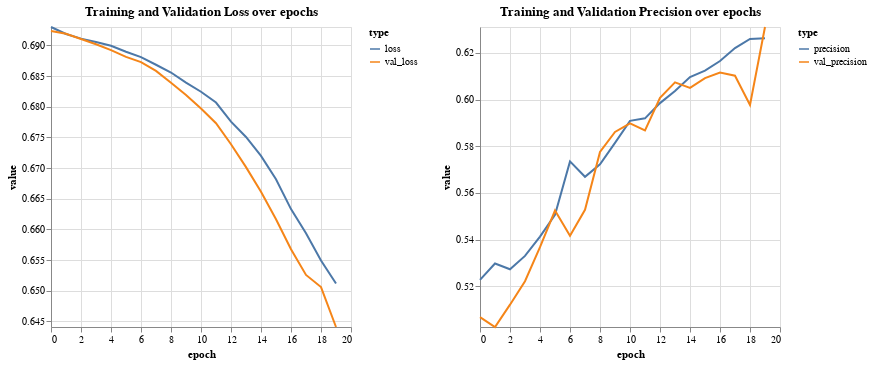

Notebook source saved alongside this figure:
### Markdown cell above
Both metrics, loss and precision, behave as expected also compared to the LSTM which was trained additionally on the encoded categorical columns.

### Code cell
visualizeHistory(lstm_stop_hist)

### Figure 1 — Vega-Lite specification as saved in the notebook (floating-point values rounded to 4 significant figures)
{"config": {"view": {"continuousWidth": 300, "continuousHeight": 300}}, "hconcat": [{"data": {"name": "data-51fef840f0c543c91494d72e28f5550f"}, "mark": {"type": "line"}, "encoding": {"color": {"field": "type", "legend": {"orient": "right"}, "type": "nominal"}, "x": {"field": "epoch", "type": "quantitative"}, "y": {"field": "value", "scale": {"domain": [0.6441, 0.693]}, "type": "quantitative"}}, "title": "Training and Validation Loss over epochs"}, {"data": {"name": "data-2523b8777aef409d03e0e8ad909392c6"}, "mark": {"type": "line"}, "encoding": {"color": {"field": "type", "legend": {"orient": "right"}, "type": "nominal"}, "x": {"field": "epoch", "type": "quantitative"}, "y": {"field": "value", "scale": {"domain": [0.5025, 0.6311]}, "type": "quantitative"}}, "title": "Training and Validation Precision over epochs"}], "resolve": {"scale": {"color": "independent"}}, "$schema": "https://vega.github.io/schema/vega-lite/v5.20.1.json", "datasets": {"data-51fef840f0c543c91494d72e28f5550f": [{"epoch": 0, "type": "loss", "value": 0.693}, {"epoch": 1, "type": "loss", "value": 0.6919}, {"epoch": 2, "type": "loss", "value": 0.6911}, {"epoch": 3, "type": "loss", "value": 0.6905}, {"epoch": 4, "type": "loss", "value": 0.6899}, {"epoch": 5, "type": "loss", "value": 0.689}, {"epoch": 6, "type": "loss", "value": 0.6881}, {"epoch": 7, "type": "loss", "value": 0.6868}, {"epoch": 8, "type": "loss", "value": 0.6856}, {"epoch": 9, "type": "loss", "value": 0.6839}, {"epoch": 10, "type": "loss", "value": 0.6824}, {"epoch": 11, "type": "loss", "value": 0.6807}, {"epoch": 12, "type": "loss", "value": 0.6776}, {"epoch": 13, "type": "loss", "value": 0.6751}, {"epoch": 14, "type": "loss", "value": 0.672}, {"epoch": 15, "type": "loss", "value": 0.6682}, {"epoch": 16, "type": "loss", "value": 0.6633}, {"epoch": 17, "type": "loss", "value": 0.6594}, {"epoch": 18, "type": "loss", "value": 0.6549}, {"epoch": 19, "type": "loss", "value": 0.6512}, {"epoch": 0, "type": "val_loss", "value": 0.6923}, {"epoch": 1, "type": "val_loss", "value": 0.6919}, {"epoch": 2, "type": "val_loss", "value": 0.691}, {"epoch": 3, "type": "val_loss", "value": 0.6902}, {"epoch": 4, "type": "val_loss", "value": 0.6892}, {"epoch": 5, "type": "val_loss", "value": 0.6881}, {"epoch": 6, "type": "val_loss", "value": 0.6873}, {"epoch": 7, "type": "val_loss", "value": 0.6858}, {"epoch": 8, "type": "val_loss", "value": 0.6839}, {"epoch": 9, "type": "val_loss", "value": 0.6819}, {"epoch": 10, "type": "val_loss", "value": 0.6797}, {"epoch": 11, "type": "val_loss", "value": 0.6773}, {"epoch": 12, "type": "val_loss", "value": 0.6739}, {"epoch": 13, "type": "val_loss", "value": 0.6702}, {"epoch": 14, "type": "val_loss", "value": 0.6662}, {"epoch": 15, "type": "val_loss", "value": 0.6617}, {"epoch": 16, "type": "val_loss", "value": 0.6568}, {"epoch": 17, "type": "val_loss", "value": 0.6526}, {"epoch": 18, "type": "val_loss", "value": 0.6506}, {"epoch": 19, "type": "val_loss", "value": 0.6441}], "data-2523b8777aef409d03e0e8ad909392c6": [{"epoch": 0, "type": "precision", "value": 0.5227}, {"epoch": 1, "type": "precision", "value": 0.5297}, {"epoch": 2, "type": "precision", "value": 0.5273}, {"epoch": 3, "type": "precision", "value": 0.533}, {"epoch": 4, "type": "precision", "value": 0.5413}, {"epoch": 5, "type": "precision", "value": 0.5506}, {"epoch": 6, "type": "precision", "value": 0.5735}, {"epoch": 7, "type": "precision", "value": 0.5669}, {"epoch": 8, "type": "precision", "value": 0.5723}, {"epoch": 9, "type": "precision", "value": 0.5814}, {"epoch": 10, "type": "precision", "value": 0.5909}, {"epoch": 11, "type": "precision", "value": 0.5919}, {"epoch": 12, "type": "precision", "value": 0.5985}, {"epoch": 13, "type": "precision", "value": 0.6036}, {"epoch": 14, "type": "precision", "value": 0.6096}, {"epoch": 15, "type": "precision", "value": 0.6124}, {"epoch": 16, "type": "precision", "value": 0.6165}, {"epoch": 17, "type": "precision", "value": 0.622}, {"epoch": 18, "type": "precision", "value": 0.6259}, {"epoch": 19, "type": "precision", "value": 0.6263}, {"epoch": 0, "type": "val_precision", "value": 0.5067}, {"epoch": 1, "type": "val_precision", "value": 0.5025}, {"epoch": 2, "type": "val_precision", "value": 0.5121}, {"epoch": 3, "type": "val_precision", "value": 0.5222}, {"epoch": 4, "type": "val_precision", "value": 0.5367}, {"epoch": 5, "type": "val_precision", "value": 0.5524}, {"epoch": 6, "type": "val_precision", "value": 0.5416}, {"epoch": 7, "type": "val_precision", "value": 0.5527}, {"epoch": 8, "type": "val_precision", "value": 0.5775}, {"epoch": 9, "type": "val_precision", "value": 0.5861}, {"epoch": 10, "type": "val_precision", "value": 0.5897}, {"epoch": 11, "type": "val_precision", "value": 0.5868}, {"epoch": 12, "type": "val_precision", "value": 0.6007}, {"epoch": 13, "type": "val_precision", "value": 0.6073}, {"epoch": 14, "type": "val_precision", "value": 0.605}, {"epoch": 15, "type": "val_precision", "value": 0.6092}, {"epoch": 16, "type": "val_precision", "value": 0.6115}, {"epoch": 17, "type": "val_precision", "value": 0.6102}, {"epoch": 18, "type": "val_precision", "value": 0.5977}, {"epoch": 19, "type": "val_precision", "value": 0.6311}]}}
